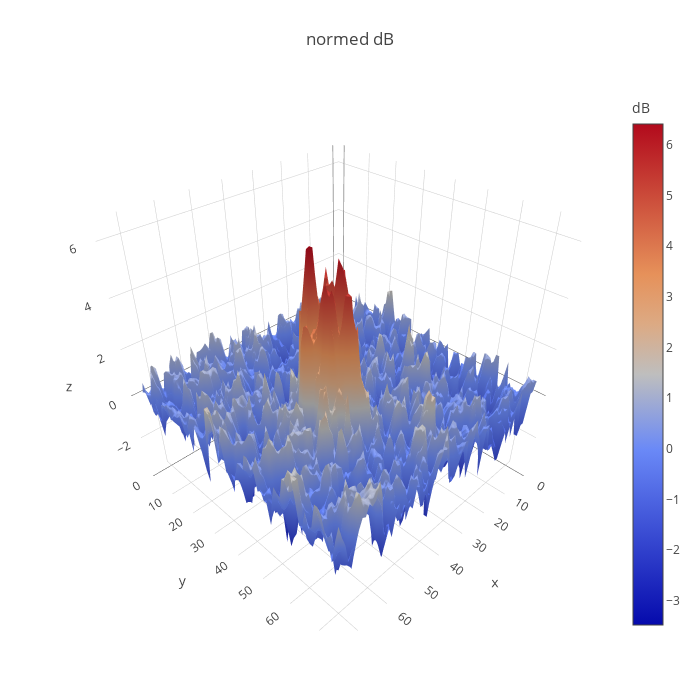

The notebook cell this image was saved under:
### Code cell
print(0.0 if np.isclose(iceberg.mean(), 0) else iceberg.mean(), iceberg.std())
plot_3d_example(ice2d, tnorm)

### Figure 1 — Plotly figure (JSON) as saved in the notebook; plotly's stock layout.template omitted (floating-point values rounded to 4 significant figures; data arrays with more than 128 entries replaced by an {"elided": "..."} marker saying what was removed)
{"data": [{"colorbar": {"title": "dB"}, "type": "surface", "z": {"elided": "75x75 float values"}}], "layout": {"autosize": false, "height": 700, "margin": {"b": 65, "l": 65, "r": 50, "t": 90}, "title": "normed dB", "width": 700}}
